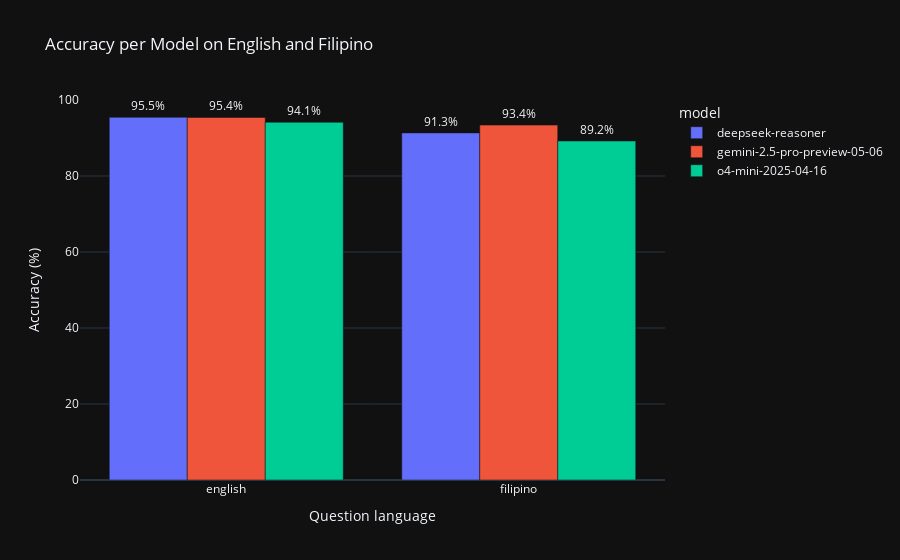

Here is the notebook cell this chart was saved with:
### Code cell
grouped = df.groupby(['language', 'model'])['is_correct'].mean().reset_index()
grouped['accuracy_percent'] = grouped['is_correct'] * 100

fig = px.bar(
    grouped,
    x='language',
    y='accuracy_percent',
    color='model',
    barmode='group',
    text='accuracy_percent',
    labels={'language': 'Question language', 'accuracy_percent': 'Accuracy (%)'},
    title='Accuracy per Model on English and Filipino',
)

fig.update_traces(texttemplate='%{text:.1f}%', textposition='outside')
fig.update_layout(yaxis_range=[0, 100])
fig.show()

### Figure 1 — Plotly figure (JSON) as saved in the notebook; plotly's stock layout.template omitted (floating-point values rounded to 4 significant figures)
{"data": [{"alignmentgroup": "True", "hovertemplate": "model=deepseek-reasoner<br>Question language=%{x}<br>Accuracy (%)=%{text}<extra></extra>", "legendgroup": "deepseek-reasoner", "marker": {"color": "#636efa", "pattern": {"shape": ""}}, "name": "deepseek-reasoner", "offsetgroup": "deepseek-reasoner", "orientation": "v", "showlegend": true, "text": [95.46, 91.35], "textposition": "outside", "texttemplate": "%{text:.1f}%", "type": "bar", "x": ["english", "filipino"], "xaxis": "x", "y": [95.46, 91.35], "yaxis": "y"}, {"alignmentgroup": "True", "hovertemplate": "model=gemini-2.5-pro-preview-05-06<br>Question language=%{x}<br>Accuracy (%)=%{text}<extra></extra>", "legendgroup": "gemini-2.5-pro-preview-05-06", "marker": {"color": "#EF553B", "pattern": {"shape": ""}}, "name": "gemini-2.5-pro-preview-05-06", "offsetgroup": "gemini-2.5-pro-preview-05-06", "orientation": "v", "showlegend": true, "text": [95.41, 93.4], "textposition": "outside", "texttemplate": "%{text:.1f}%", "type": "bar", "x": ["english", "filipino"], "xaxis": "x", "y": [95.41, 93.4], "yaxis": "y"}, {"alignmentgroup": "True", "hovertemplate": "model=o4-mini-2025-04-16<br>Question language=%{x}<br>Accuracy (%)=%{text}<extra></extra>", "legendgroup": "o4-mini-2025-04-16", "marker": {"color": "#00cc96", "pattern": {"shape": ""}}, "name": "o4-mini-2025-04-16", "offsetgroup": "o4-mini-2025-04-16", "orientation": "v", "showlegend": true, "text": [94.14, 89.21], "textposition": "outside", "texttemplate": "%{text:.1f}%", "type": "bar", "x": ["english", "filipino"], "xaxis": "x", "y": [94.14, 89.21], "yaxis": "y"}], "layout": {"barmode": "group", "legend": {"title": {"text": "model"}, "tracegroupgap": 0}, "title": {"text": "Accuracy per Model on English and Filipino"}, "xaxis": {"anchor": "y", "domain": [0, 1], "title": {"text": "Question language"}}, "yaxis": {"anchor": "x", "domain": [0, 1], "range": [0, 100], "title": {"text": "Accuracy (%)"}}}}
